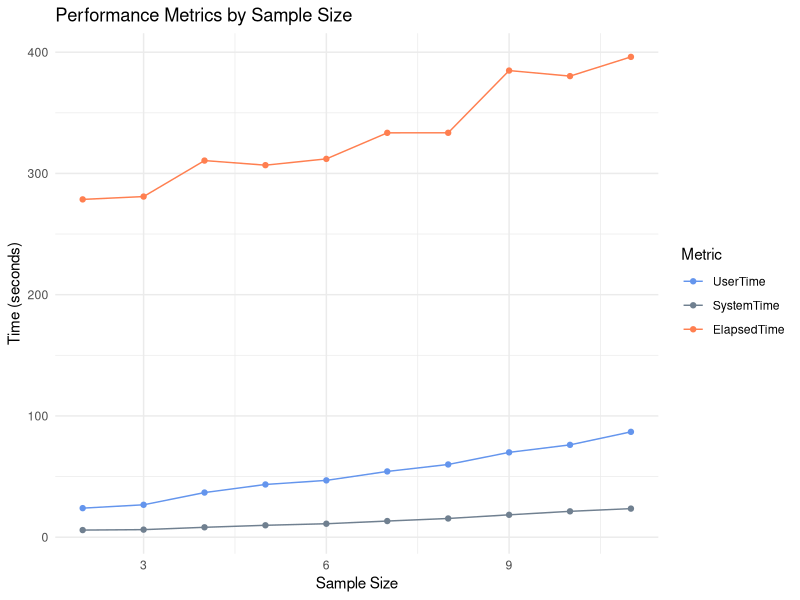

Reproduce this figure in R.
install.packages("lobstr")
library(lobstr)

# Defining resources
Cores <- c(50)
Sample_size <- c(2, 5, 10, 20)



setwd("/vast/scratch/users/si.j/susan_fibrosis")
setwd("/stornext/General/scratch/GP_Transfer/susan_fibrosis")
#initial_file_count <- 2
files <- list.files()
length(files)
store <- "/stornext/General/scratch/GP_Transfer/si.j/store_pipeline_benchmark_fibrosis_all_data_3"

store_contents <- list.files(store)
#need_invalidate <- length(store_contents) > 0
# for (i in initial_file_count:length(files)) {
#   
#   tar_invalidate(names = everything(), store = store)
#   
#   # Memory usage before pipeline execution
#   if(exists("preprocessed_seurat", envir = globalenv())) {
#     mem_before <- obj_size(get("preprocessed_seurat", envir = globalenv()))
#   } else {
#     mem_before <- 0
#   }
for(core in Cores) {
  for(sample_size in Sample_size) {
    if(length(files) < sample_size) {
      break # Break if the sample_size exceeds the available files
    }
    # if (need_invalidate) {
    #   tar_invalidate(names = everything(), store = store) # Reset flag after invalidation to prevent repeated invalidation in the loop
    # }
  tar_invalidate(names = everything(), store = store)
  # Select the subset of files to process in this iteration
  #file_subset <- files[1:i] 
  file_subset <- files[1:sample_size]
  max_workers <- 100  
  workers_per_sample <- 4
  total_workers <- min(core, length(file_subset))
  # Initialize computing resources for all files
  computing_resources = crew_controller_slurm(
    name = "my_controller",
    slurm_memory_gigabytes_per_cpu = 20,
    slurm_cpus_per_task = 1, 
    workers = total_workers, 
    verbose = FALSE
  )
  # Time and run your pipeline function
  #setwd("~/HPCell")
  time_taken <- system.time({
    preprocessed_seurat <- run_targets_pipeline(
      input_data = file_subset,
      tissue = "pbmc",
      computing_resources = computing_resources,
      sample_column = "sampleName", 
      store = store,  
      input_reference = NULL, 
      cell_type_annotation_column = "cellAnno"
    )
  })
  
  # Memory usage after pipeline execution
  #mem_after <- obj_size(get("preprocessed_seurat", envir = globalenv()))
  #mem_used_this_run <- mem_after - mem_before
  
  # Output the time and memory used for this run
  cat("Running with", core, "cores for", sample_size, "samples, using", total_workers, "workers\n")
  cat("Sample size:", length(file_subset), "\n",
      "Time taken: User time =", time_taken["user.self"], 
      "System time =", time_taken["sys.self"], 
      "Elapsed time =", time_taken["elapsed"], "seconds\n")
      #"Memory used:", format(mem_used_this_run, units = "Mb"), "\n\n")
  }
}


###PLOTTING

library(ggplot2)

# Data
data <- data.frame(
  SampleSize = c(2, 3, 4, 5, 6, 7, 8, 9, 10, 11),
  UserTime = c(23.944, 26.71, 36.797, 43.466, 46.846, 54.226, 59.966, 69.946, 76.142, 86.875),
  SystemTime = c(5.856, 6.216, 8.143, 9.805, 11.088, 13.302, 15.419, 18.439, 21.315, 23.56),
  ElapsedTime = c(278.592, 280.922, 310.607, 306.815, 312.007, 333.49, 333.517, 384.848, 380.266, 396.131)
)

# Melting data for ggplot
data_melted <- reshape2::melt(data, id.vars = "SampleSize")

# Plotting
ggplot(data_melted, aes(x = SampleSize, y = value, colour = variable)) +
  geom_line() +
  geom_point() +
  theme_minimal() +
  labs(x = "Sample Size", y = "Time (seconds)", title = "Performance Metrics by Sample Size", color = "Metric") +
  scale_colour_manual(values = c("UserTime" = "cornflowerblue", "SystemTime" = "slategrey", "ElapsedTime" = "coral"))
